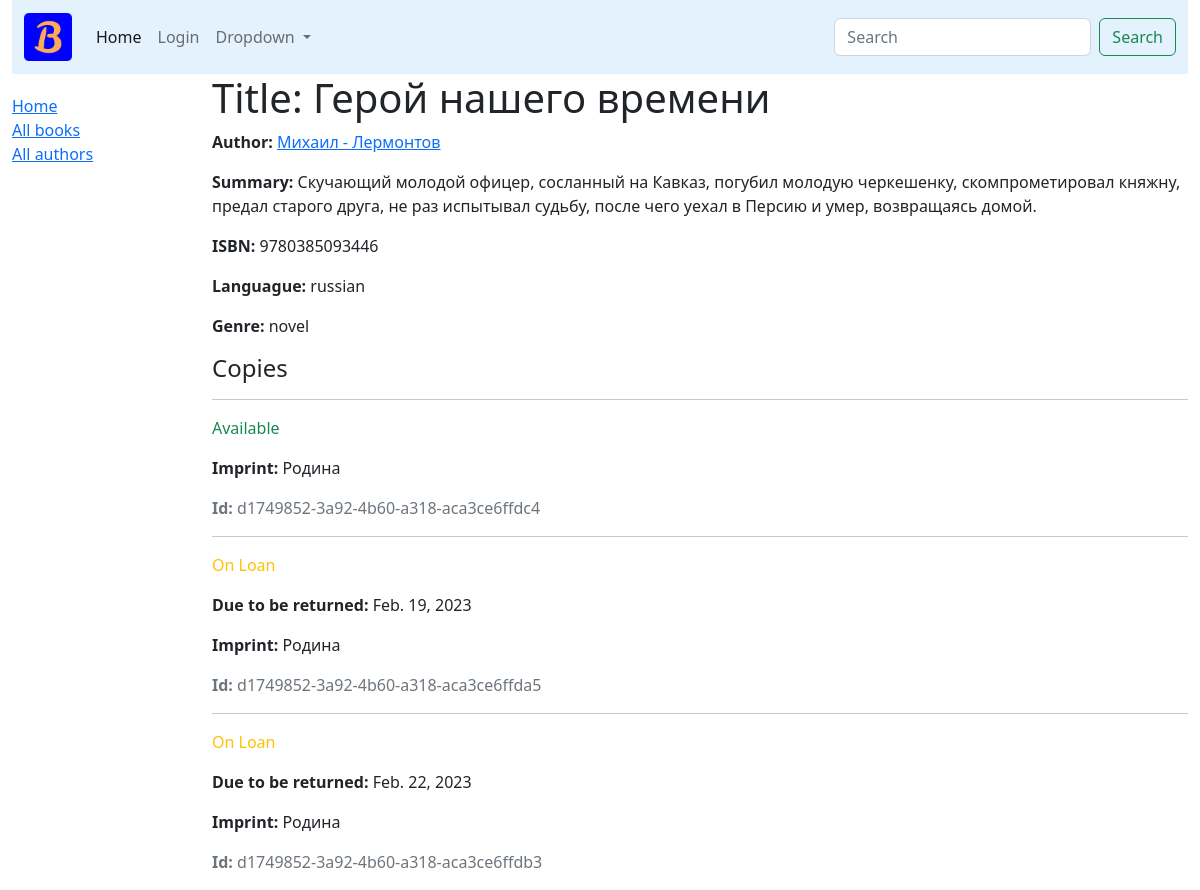
Screenshot of /book/6/ with the database file from the repository.
### catalogue/models.py (models this page shows, shortened)
class Book(models.Model):
    title = models.CharField(max_length=100)
    author = models.ForeignKey('Author', on_delete=models.SET_NULL, null=True)
    summary = models.TextField(max_length=250, help_text='Brief Description')
    isbn = models.CharField('ISBN', max_length=13, help_text='13 characters long')
    genre = models.ManyToManyField(Genre, help_text='select a Genre')
    language = models.ForeignKey('Language', on_delete=models.SET_NULL, null=True)
    class Meta:
        ordering = ['title']
    def display_genre(self):
        return ', '.join([genre.name for genre in self.genre.all()[:3]])
    display_genre.short_description = 'Genre'

class Author(models.Model):
    first_name = models.CharField(max_length=50)
    last_name = models.CharField(max_length=50)
    date_of_birth = models.DateField(null=True, blank=True)
    date_of_death = models.DateField('Died', null=True, blank=True)
    class Meta:
        ordering = ['last_name', 'first_name']
    def get_absolute_url(self):
        return reverse('catalogue:author-detail', kwargs={'pk': self.pk})
    def __str__(self):
        return f'{self.first_name} - {self.last_name}'

class Language(models.Model):
    name = models.CharField(max_length=20, help_text='Enter language of the book')
    def __str__(self):
        return self.name

class Genre(models.Model):
    name = models.CharField(max_length=100, help_text='Enter a Genre')
    def __str__(self):
        return self.name

class BookInstance(models.Model):
    id = models.UUIDField(primary_key=True, default=uuid.uuid4(), help_text='unique ID')
    book = models.ForeignKey('Book', on_delete=models.SET_NULL, null=True, related_name='instance')
    imprint = models.CharField(max_length=50)
    due_back = models.DateField(null=True, blank=True)
    borrower = models.ForeignKey(User, on_delete=models.SET_NULL, null=True, blank=True)
    LOAN_STATUS = [
        ('m', 'Maintenance'),
        ('o', 'On Loan'),
        ('a', 'Available'),
        ('r', 'Reserved'),
    ]
    status = models.CharField(max_length=1, choices=LOAN_STATUS, blank=True, default='m', help_text='Book Status')
    class Meta:
        ordering = ['due_back']
        permissions = (('can mark_returned', 'set book as returned'),)

### catalogue/views.py (the view)
# urls.py: path('book/<int:pk>/', views.BookDetailView.as_view(), name='book-detail'),
class BookDetailView(DetailView):
    model = Book

### templates/catalogue/book_detail.html (shortened to what this page needs)
{% extends '_base.html' %}
{% block content %}
<h1>Title: {{ book.title }}</h1>
<p><strong>Author: </strong><a href="{{ book.author.get_absolute_url }}">{{ book.author }}</a></p>
<p><strong>Summary: </strong>{{ book.summary }}</p>
<p><strong>ISBN: </strong>{{ book.isbn }}</p>
<p><strong>Languague: </strong>{{ book.language }}</p>
<p><strong>Genre: </strong>
    {% for genre in book.genre.all %}
    {{ genre }}
    {% endfor %}
</p>
<div class="mx-20 mt-20">
    <h4>Copies</h4>
    {% for copy in book.instance.all %}
    <hr>
    <p class="
        {% if copy.status == 'a' %}
            text-success
        {% elif copy.status == 'd' %}
            text-danger
        {% else %}
            text-warning
        {% endif %}">
        {{ copy.get_status_display }}</p>
        {% if copy.status != 'a' %}
            <p><strong>Due to be returned:</strong>
                {{copy.due_back}}
            </p>
        {% endif %}
        <p><strong>Imprint:</strong> {{copy.imprint}}</p>
        <p class="text-muted"><strong>Id:</strong> {{copy.id}}</p>
    {% endfor %}
</div>
{% endblock content %}

### rows the page displays
Book: title "Герой нашего времени", author "Михаил - Лермонтов", summary "Скучающий молодой офицер, сосланный на Кавказ, погубил молодую черкешенку, скомпро­ме­тировал княжну, предал старого друга, не раз испытывал судьбу, после чего уехал в Персию и умер, возвращаясь домой.", isbn "9780385093446", language "russian"
Genre: name "novel"
BookInstance: status "Available", imprint "Родина", id "d1749852-3a92-4b60-a318-aca3ce6ffdc4"
BookInstance: status "On Loan", due_back "Feb. 19, 2023", imprint "Родина", id "d1749852-3a92-4b60-a318-aca3ce6ffda5"
BookInstance: status "On Loan", due_back "Feb. 22, 2023", imprint "Родина", id "d1749852-3a92-4b60-a318-aca3ce6ffdb3"
